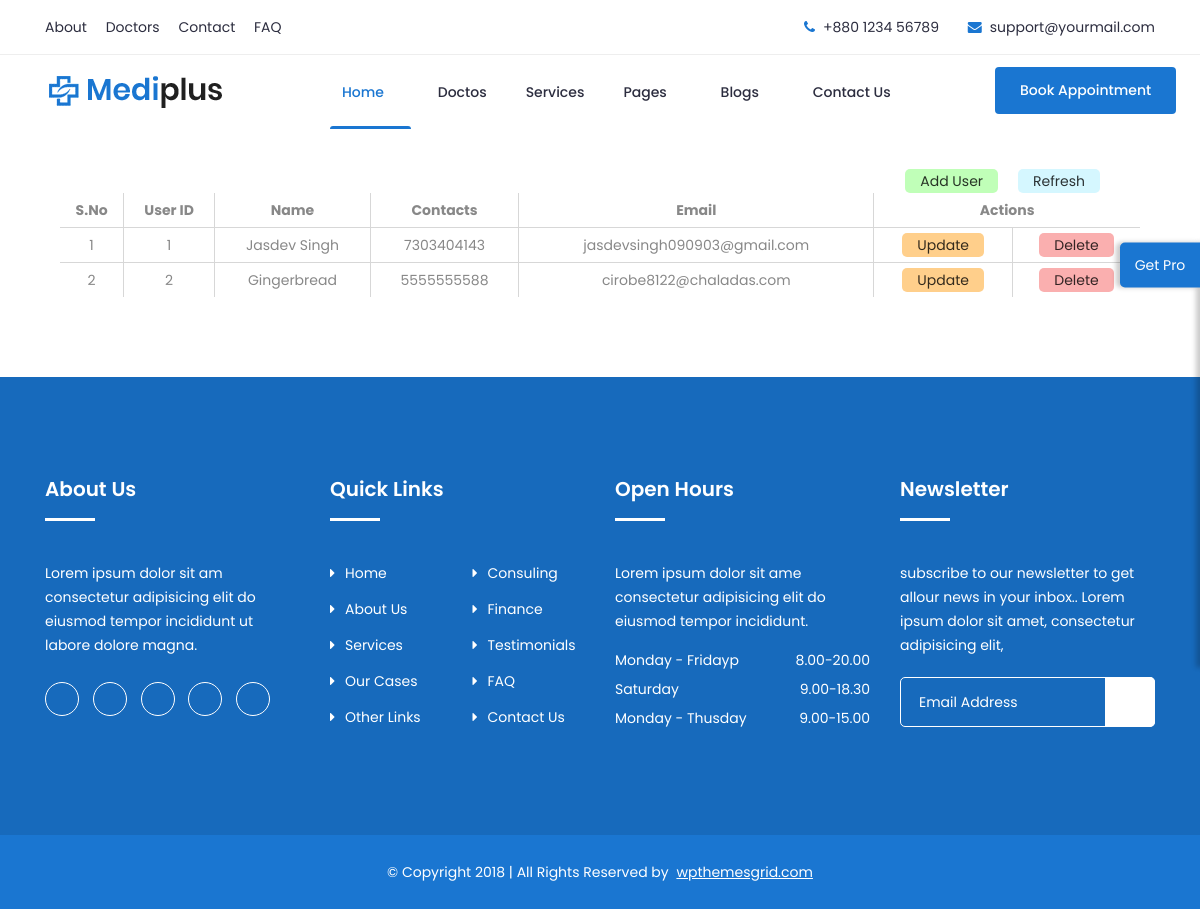
/webapp/alldata/, run on the app's committed database.
### MyWebApp/models.py (models this page shows, shortened)
class userModel(models.Model):
  name = models.CharField(max_length=100)
  contact = models.CharField(max_length=10)
  email = models.CharField(max_length=100)

### MyWebApp/views.py (the view)
# urls.py: path('alldata/', alldata, name='alldata'),
def alldata(request):
  data = userModel.objects.all()
  whatever = list(data.values())
  for i in whatever:
    print(i, end="\n")
  return render(request, 'modeldata.html', {'data':whatever})

### MyWebApp/templates/modeldata.html (shortened to what this page needs)
{% extends 'base.html' %}
{% block bodyblock %}
<div class="mainContainer">
  <div class="addBtnContainer">
    <a href="{% url 'register' %}" target="_blank"><button class="addButton">Add User</button></a>
    <a href="{% url 'alldata' %}"><button class="refreshButton">Refresh</button></a>
  </div>
  <table>
    <tr align="center">
      <th>S.No</th>
      <th>User ID</th>
      <th>Name</th>
      <th>Contacts</th>
      <th>Email</th>
      <th colspan="2">Actions</th>
    </tr>
    {% for i in data %}
    <tr align="center">
      <td>{{ forloop.counter }}</td>
      <td>{{ i.id }}</td>
      <td>{{ i.name }}</td>
      <td>{{ i.contact }}</td>
      <td>{{ i.email }}</td>
      <td><a href="{% url 'update' i.id %}"><button class="updateButton">Update</button></a></td>
      <td><a href="{% url 'delete' i.id %}"><button class="deleteButton">Delete</button></a></td>
    </tr>
    {% endfor %}
  </table>
</div>
{% endblock %}

### MyWebApp/templates/modeldata.html (style rules this page uses)
td, th { padding: 5px; }
table { width: 90%; margin: 0vh auto; }
th, td { border-bottom: 1px solid rgb(215, 215, 215); border-right: 1px solid rgb(215, 215, 215); }
tr th:last-child, tr td:last-child { border-right: none; }
tr:last-child td { border-bottom: none; }
button { padding: 5px 15px; border: none; border-radius: 5px; transition: all 200ms; }
.updateButton { background: #ffcf8b; }
.deleteButton { background: #faafaf; }
.mainContainer { width: 100%; display: flex; flex-direction: column; align-items: center; margin: 5vh 0px 10vh 0px; }
.addBtnContainer { width: 90%; display: flex; justify-content: end; align-items: center; padding-inline: 2.5%; }
.addBtnContainer button { margin: 0px 10px; }
.addButton { background: #c0ffb8; }
.refreshButton { background: #d5f7ff; }

### data on the page
userModel: id "1", name "Jasdev Singh", contact "7303404143", email "jasdevsingh090903@gmail.com"
userModel: id "2", name "Gingerbread", contact "5555555588", email "cirobe8122@chaladas.com"
